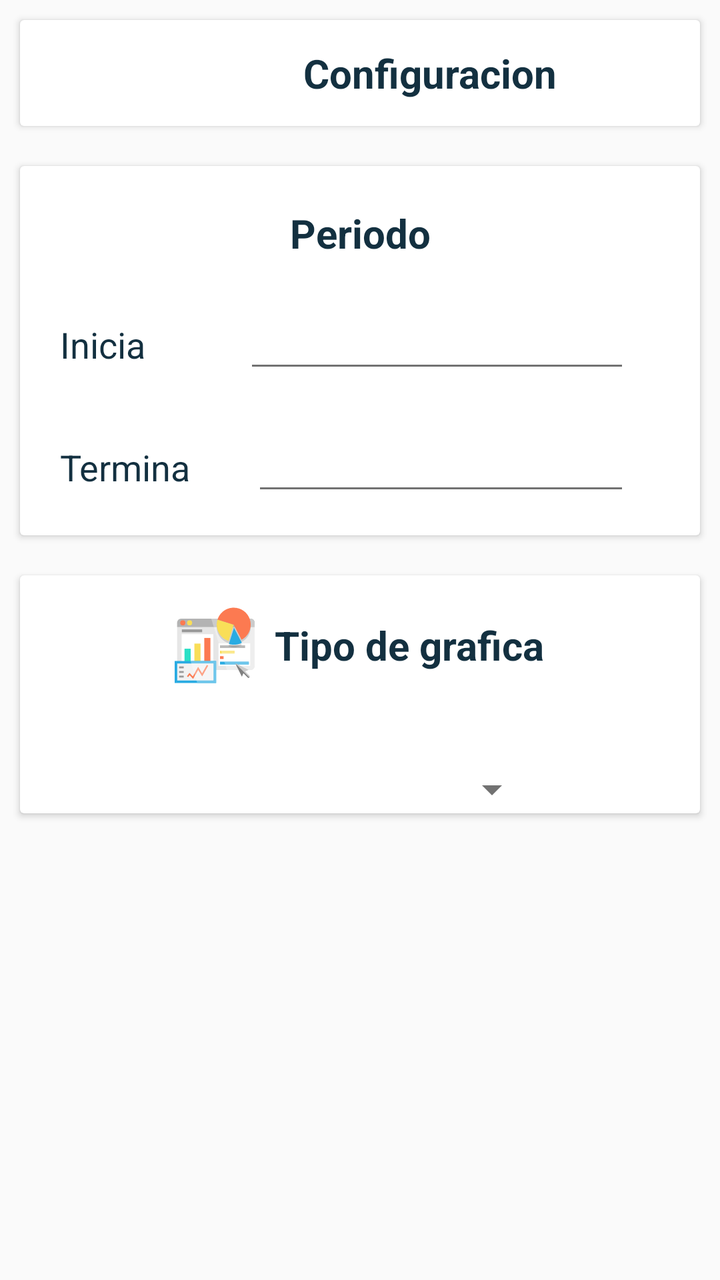
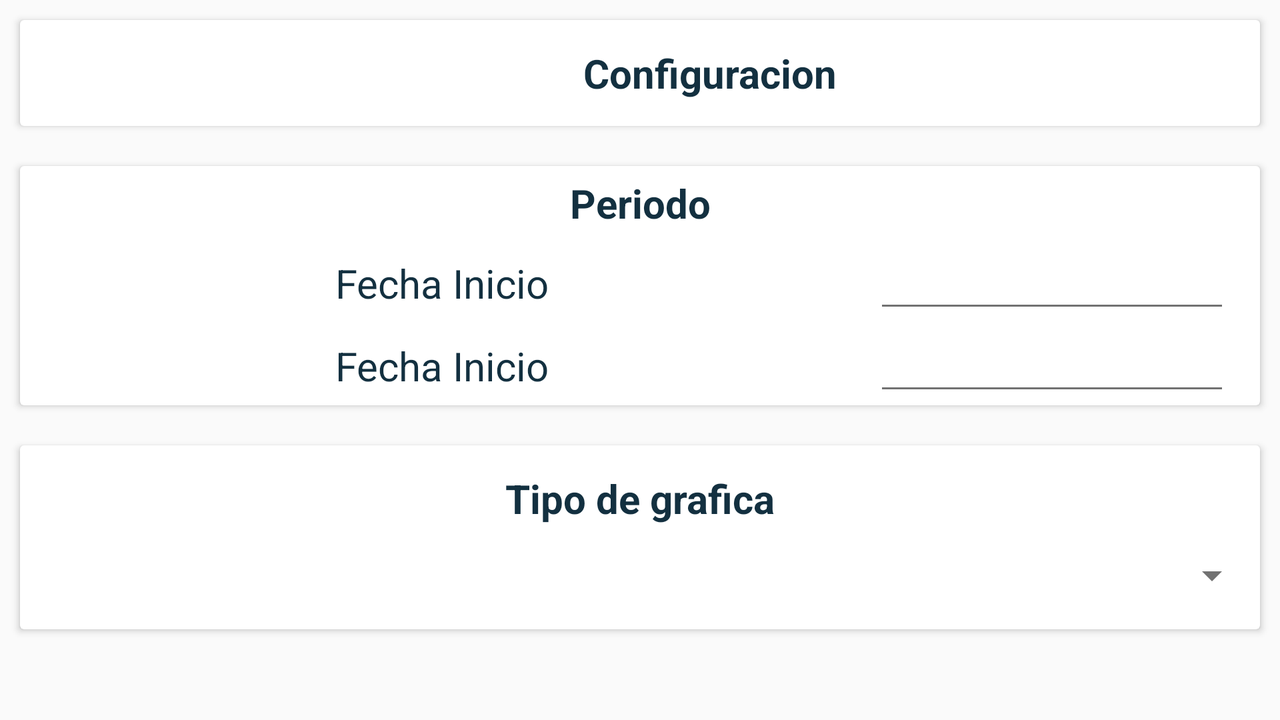

First picture: res/layout/ on a phone held upright. Second picture: the repository's own variant of that layout, on a device whose configuration matches the variant's folder. Source for both follows.
<!-- AndroidManifest.xml: application theme AppTheme -->
<!-- res/layout/fragment_conf.xml -->
<?xml version="1.0" encoding="utf-8"?>
<android.support.design.widget.CoordinatorLayout xmlns:android="http://schemas.android.com/apk/res/android"
    xmlns:app="http://schemas.android.com/apk/res-auto"
    xmlns:tools="http://schemas.android.com/tools"
    android:layout_width="match_parent"
    android:layout_height="match_parent"
    android:fitsSystemWindows="true"
    tools:context="com.example.yoo.appeb.ConfFragment">

    <ScrollView
        android:layout_width="match_parent"
        android:layout_height="match_parent">

        <LinearLayout
            android:orientation="vertical"
            android:layout_width="match_parent"
            android:layout_height="wrap_content"
            android:weightSum="1">

            <android.support.v7.widget.CardView
                xmlns:card_view="http://schemas.android.com/apk/res-auto"
                android:layout_width="match_parent"
                android:layout_height="wrap_content"
                android:id="@+id/TituloProductos"
                android:layout_marginTop="5dp"
                android:layout_margin="10dp">
                <LinearLayout
                    android:orientation="horizontal"
                    android:layout_width="match_parent"
                    android:layout_height="match_parent">

                    <ImageView
                        android:layout_width="70dp"
                        android:layout_height="match_parent"
                        android:id="@+id/imageView4"
                        android:src="@drawable/ic_primary_conf" />

                    <TextView
                        android:layout_width="match_parent"
                        android:layout_height="53dp"
                        android:textAppearance="?android:attr/textAppearanceLarge"
                        android:text="Configuracion"
                        android:id="@+id/Productos"
                        android:gravity="center_vertical|center_horizontal"
                        android:textSize="@dimen/abc_text_size_title_material"
                        android:textIsSelectable="true"
                        android:textStyle="bold" />
                </LinearLayout>

            </android.support.v7.widget.CardView>

            <android.support.v7.widget.CardView
                xmlns:card_view="http://schemas.android.com/apk/res-auto"
                android:layout_width="match_parent"
                android:layout_height="wrap_content"
                android:id="@+id/contentPanel"
                android:layout_marginTop="5dp"
                android:layout_margin="10dp">


                <LinearLayout
                    android:orientation="vertical"
                    android:layout_width="match_parent"
                    android:layout_height="wrap_content"
                    android:layout_marginTop="10dp">

                    <TextView
                        android:layout_width="match_parent"
                        android:layout_height="37dp"
                        android:textAppearance="?android:attr/textAppearanceLarge"
                        android:text="Periodo"
                        android:id="@+id/Titulo"
                        android:gravity="center_vertical|center_horizontal"
                        android:textSize="@dimen/abc_text_size_title_material"
                        android:textIsSelectable="true"
                        android:textStyle="bold"
                        android:layout_marginBottom="5dp"
                        android:layout_marginTop="5dp" />

                    <LinearLayout
                        android:orientation="vertical"
                        android:layout_width="match_parent"
                        android:layout_height="wrap_content"
                        android:layout_marginRight="10dp"
                        android:layout_marginLeft="10dp"
                        android:paddingBottom="15dp">

                        <LinearLayout
                            android:orientation="horizontal"
                            android:layout_width="match_parent"
                            android:layout_height="match_parent"
                            android:paddingTop="10dp"
                            android:layout_marginLeft="10dp"
                            android:layout_marginRight="10dp">

                            <TextView
                                android:text="Inicia"
                                android:layout_width="wrap_content"
                                android:layout_height="wrap_content"
                                android:textAppearance="?android:attr/textAppearanceLarge"
                                android:id="@+id/textView16"
                                android:layout_weight="1"
                                android:textSize="18sp"
                                android:gravity="center_vertical|start" />

                            <EditText
                                android:layout_width="193dp"
                                android:layout_height="wrap_content"
                                android:inputType="date"
                                android:ems="10"
                                android:id="@+id/editTextFI"
                                android:layout_marginRight="5dp"
                                android:gravity="center"
                                android:enabled="false" />

                            <ImageButton
                                android:layout_width="wrap_content"
                                android:layout_height="wrap_content"
                                android:id="@+id/btnFI"
                                android:adjustViewBounds="true"
                                android:background="@drawable/ic_calendar"
                                android:layout_marginLeft="5dp"
                                android:layout_marginRight="5dp"
                                android:layout_gravity="center" />
                        </LinearLayout>

                        <LinearLayout
                            android:orientation="horizontal"
                            android:layout_width="match_parent"
                            android:layout_height="match_parent"
                            android:gravity="end"
                            android:layout_marginTop="20dp"
                            android:layout_marginLeft="10dp"
                            android:layout_marginRight="10dp">

                            <TextView
                                android:text="Termina"
                                android:layout_width="wrap_content"
                                android:layout_height="wrap_content"
                                android:textAppearance="?android:attr/textAppearanceLarge"
                                android:gravity="center_vertical|start"
                                android:textSize="18sp"
                                android:id="@+id/textv"
                                android:layout_weight="1" />

                            <EditText
                                android:layout_width="189dp"
                                android:layout_height="wrap_content"
                                android:inputType="date"
                                android:ems="10"
                                android:id="@+id/editTextFF"
                                android:layout_marginRight="5dp"
                                android:gravity="center"
                                android:enabled="false" />

                            <ImageButton
                                android:layout_width="wrap_content"
                                android:layout_height="wrap_content"
                                android:id="@+id/btnFF"
                                android:adjustViewBounds="true"
                                android:background="@drawable/ic_calendar"
                                android:layout_marginLeft="5dp"
                                android:layout_marginRight="5dp"
                                android:layout_gravity="center" />

                        </LinearLayout>
                    </LinearLayout>

                </LinearLayout>


            </android.support.v7.widget.CardView>

            <android.support.v7.widget.CardView
                xmlns:card_view="http://schemas.android.com/apk/res-auto"
                android:layout_width="match_parent"
                android:layout_height="wrap_content"
                android:id="@+id/cGraficas"
                android:layout_marginTop="5dp"
                android:layout_margin="10dp"
                android:layout_weight="0.41">


                <LinearLayout
                    android:orientation="vertical"
                    android:layout_width="match_parent"
                    android:layout_height="match_parent"
                    android:weightSum="1"
                    android:layout_marginTop="10dp">

                    <LinearLayout
                        android:orientation="horizontal"
                        android:layout_width="match_parent"
                        android:layout_height="wrap_content"
                        android:layout_marginTop="5dp"
                        android:layout_marginLeft="20dp"
                        android:layout_marginRight="20dp"
                        android:gravity="center_horizontal"
                        android:layout_marginBottom="20dp">

                        <ImageView
                            android:layout_width="40dp"
                            android:layout_height="40dp"
                            app:srcCompat="@drawable/ic_stats"
                            android:id="@+id/imageView6"
                            android:layout_marginRight="5dp"
                            tools:ignore="VectorDrawableCompat" />

                        <TextView
                            android:layout_width="wrap_content"
                            android:layout_height="match_parent"
                            android:textAppearance="?android:attr/textAppearanceLarge"
                            android:text="Tipo de grafica"
                            android:id="@+id/tGrafica"
                            android:gravity="center_vertical|center_horizontal"
                            android:textSize="@dimen/abc_text_size_title_material"
                            android:textIsSelectable="true"
                            android:textStyle="bold"
                            android:layout_marginLeft="5dp" />

                    </LinearLayout>

                    <Spinner
                        android:layout_width="match_parent"
                        android:layout_height="wrap_content"
                        android:id="@+id/spinnerG"
                        android:layout_marginRight="80dp"
                        android:layout_marginLeft="80dp"
                        android:gravity="center_vertical"
                        android:layout_gravity="center"
                        android:layout_marginTop="20dp"
                        />


                </LinearLayout>


            </android.support.v7.widget.CardView>







        </LinearLayout>
    </ScrollView>


</android.support.design.widget.CoordinatorLayout>
<!-- resources referenced by this layout -->
<resources>
  <!-- drawable ic_stats: vector/xml drawable (drawable, 7301 chars, omitted) -->
  <!-- from res/values-v21/ -->
  <style name="AppTheme" parent="Theme.AppCompat.Light.DarkActionBar">
          
          <item name="colorPrimary">@color/primary</item>
          <item name="colorPrimaryDark">@color/primary_dark</item>
          <item name="colorAccent">@color/accent</item>
          <item name="icon">@color/icons</item>
          <item name="divider">@color/divider</item>
          <item name="android:textColorPrimary">@color/primary_text</item>
          <item name="android:textColorSecondary">@color/secondary_text</item>
          <item name="background">@color/background</item>
          <item name="android:button">@color/button</item>
      </style>
  <color name="primary">#03A9F4</color>
  <color name="primary_dark">#0288D1</color>
  <color name="accent">#536DFE</color>
  <color name="icons">#FFFFFF</color>
  <color name="divider">#b6b6b6</color>
  <color name="primary_text">#133040</color>
  <color name="secondary_text">#727272</color>
  <color name="background">#ffffff</color>
  <color name="button">#4CAF50</color>
</resources>
<!-- res/layout-land/fragment_conf.xml (the repository's variant of the layout above) -->
<!-- drawn on the phone turned sideways -->
<?xml version="1.0" encoding="utf-8"?>
<android.support.design.widget.CoordinatorLayout xmlns:android="http://schemas.android.com/apk/res/android"
    xmlns:app="http://schemas.android.com/apk/res-auto"
    xmlns:tools="http://schemas.android.com/tools"
    android:layout_width="match_parent"
    android:layout_height="match_parent"
    android:fitsSystemWindows="true"
    tools:context="com.example.yoo.appeb.ConfFragment">

    <LinearLayout
        android:orientation="vertical"
        android:layout_width="match_parent"
        android:layout_height="match_parent"
        android:weightSum="1">

        <android.support.v7.widget.CardView
            xmlns:card_view="http://schemas.android.com/apk/res-auto"
            android:layout_width="match_parent"
            android:layout_height="wrap_content"
            android:id="@+id/TituloProductos"
            android:layout_marginTop="5dp"
            android:layout_margin="10dp">
            <LinearLayout
                android:orientation="horizontal"
                android:layout_width="match_parent"
                android:layout_height="match_parent">

                <ImageView
                    android:layout_width="70dp"
                    android:layout_height="match_parent"
                    android:id="@+id/imageView4"
                    android:src="@drawable/ic_primary_conf" />

                <TextView
                    android:layout_width="match_parent"
                    android:layout_height="53dp"
                    android:textAppearance="?android:attr/textAppearanceLarge"
                    android:text="Configuracion"
                    android:id="@+id/Productos"
                    android:gravity="center_vertical|center_horizontal"
                    android:textSize="@dimen/abc_text_size_title_material"
                    android:textIsSelectable="true"
                    android:textStyle="bold" />
            </LinearLayout>

        </android.support.v7.widget.CardView>

        <android.support.v7.widget.CardView
            xmlns:card_view="http://schemas.android.com/apk/res-auto"
            android:layout_width="match_parent"
            android:layout_height="wrap_content"
            android:id="@+id/contentPanel"
            android:layout_marginTop="5dp"
            android:layout_margin="10dp">


            <LinearLayout
                android:orientation="vertical"
                android:layout_width="match_parent"
                android:layout_height="wrap_content">

                <TextView
                    android:layout_width="match_parent"
                    android:layout_height="37dp"
                    android:textAppearance="?android:attr/textAppearanceLarge"
                    android:text="Periodo"
                    android:id="@+id/Titulo"
                    android:gravity="center_vertical|center_horizontal"
                    android:textSize="@dimen/abc_text_size_title_material"
                    android:textIsSelectable="true"
                    android:textStyle="bold" />

                <LinearLayout
                    android:orientation="vertical"
                    android:layout_width="match_parent"
                    android:layout_height="match_parent">

                    <LinearLayout
                        android:orientation="horizontal"
                        android:layout_width="match_parent"
                        android:layout_height="match_parent">

                        <TextView
                            android:text="Fecha Inicio"
                            android:layout_width="wrap_content"
                            android:layout_height="wrap_content"
                            android:textAppearance="?android:attr/textAppearanceLarge"
                            android:gravity="center_vertical|center_horizontal"
                            android:textSize="@dimen/abc_text_size_title_material"
                            android:id="@+id/textView16"
                            android:layout_weight="1"
                            android:layout_marginRight="5dp" />

                        <EditText
                            android:layout_width="178dp"
                            android:layout_height="wrap_content"
                            android:inputType="date"
                            android:ems="10"
                            android:id="@+id/editTextFI"
                            android:layout_marginRight="5dp"
                            android:gravity="center" />

                        <ImageButton
                            android:layout_width="wrap_content"
                            android:layout_height="wrap_content"
                            android:id="@+id/btnFI"
                            android:adjustViewBounds="true"
                            android:background="@drawable/ic_calendar"
                            android:layout_marginLeft="5dp"
                            android:layout_marginRight="5dp"
                            android:layout_gravity="center" />
                    </LinearLayout>

                    <LinearLayout
                        android:orientation="horizontal"
                        android:layout_width="match_parent"
                        android:layout_height="match_parent">
                        
                        <TextView
                            android:text="Fecha Inicio"
                            android:layout_width="wrap_content"
                            android:layout_height="wrap_content"
                            android:textAppearance="?android:attr/textAppearanceLarge"
                            android:gravity="center_vertical|center_horizontal"
                            android:textSize="@dimen/abc_text_size_title_material"
                            android:id="@+id/textv"
                            android:layout_weight="1"
                            android:layout_marginRight="5dp" />

                        <EditText
                            android:layout_width="178dp"
                            android:layout_height="wrap_content"
                            android:inputType="date"
                            android:ems="10"
                            android:id="@+id/editTextFF"
                            android:layout_marginRight="5dp"
                            android:gravity="center" />

                        <ImageButton
                            android:layout_width="wrap_content"
                            android:layout_height="wrap_content"
                            android:id="@+id/btnFF"
                            android:adjustViewBounds="true"
                            android:background="@drawable/ic_calendar"
                            android:layout_marginLeft="5dp"
                            android:layout_marginRight="5dp"
                            android:layout_gravity="center" />
                        
                    </LinearLayout>
                </LinearLayout>



                



            </LinearLayout>


        </android.support.v7.widget.CardView>

        <android.support.v7.widget.CardView
            xmlns:card_view="http://schemas.android.com/apk/res-auto"
            android:layout_width="match_parent"
            android:layout_height="wrap_content"
            android:id="@+id/cGraficas"
            android:layout_marginTop="5dp"
            android:layout_margin="10dp">


            <LinearLayout
                android:orientation="vertical"
                android:layout_width="match_parent"
                android:layout_height="wrap_content">

                <TextView
                    android:layout_width="match_parent"
                    android:layout_height="53dp"
                    android:textAppearance="?android:attr/textAppearanceLarge"
                    android:text="Tipo de grafica"
                    android:id="@+id/tGrafica"
                    android:gravity="center_vertical|center_horizontal"
                    android:textSize="@dimen/abc_text_size_title_material"
                    android:textIsSelectable="true"
                    android:textStyle="bold" />

                <Spinner
                    android:layout_width="match_parent"
                    android:layout_height="wrap_content"
                    android:id="@+id/spinnerG"
                    android:layout_marginBottom="15dp" />


            </LinearLayout>


        </android.support.v7.widget.CardView>







    </LinearLayout>


</android.support.design.widget.CoordinatorLayout>
<!-- resources referenced by the variant -->
<!-- as the phone turned sideways resolves them -->
<resources>
  <!-- from res/values-v21/ -->
  <style name="AppTheme" parent="Theme.AppCompat.Light.DarkActionBar">
          
          <item name="colorPrimary">@color/primary</item>
          <item name="colorPrimaryDark">@color/primary_dark</item>
          <item name="colorAccent">@color/accent</item>
          <item name="icon">@color/icons</item>
          <item name="divider">@color/divider</item>
          <item name="android:textColorPrimary">@color/primary_text</item>
          <item name="android:textColorSecondary">@color/secondary_text</item>
          <item name="background">@color/background</item>
          <item name="android:button">@color/button</item>
      </style>
  <color name="primary">#03A9F4</color>
  <color name="primary_dark">#0288D1</color>
  <color name="accent">#536DFE</color>
  <color name="icons">#FFFFFF</color>
  <color name="divider">#b6b6b6</color>
  <color name="primary_text">#133040</color>
  <color name="secondary_text">#727272</color>
  <color name="background">#ffffff</color>
  <color name="button">#4CAF50</color>
</resources>
